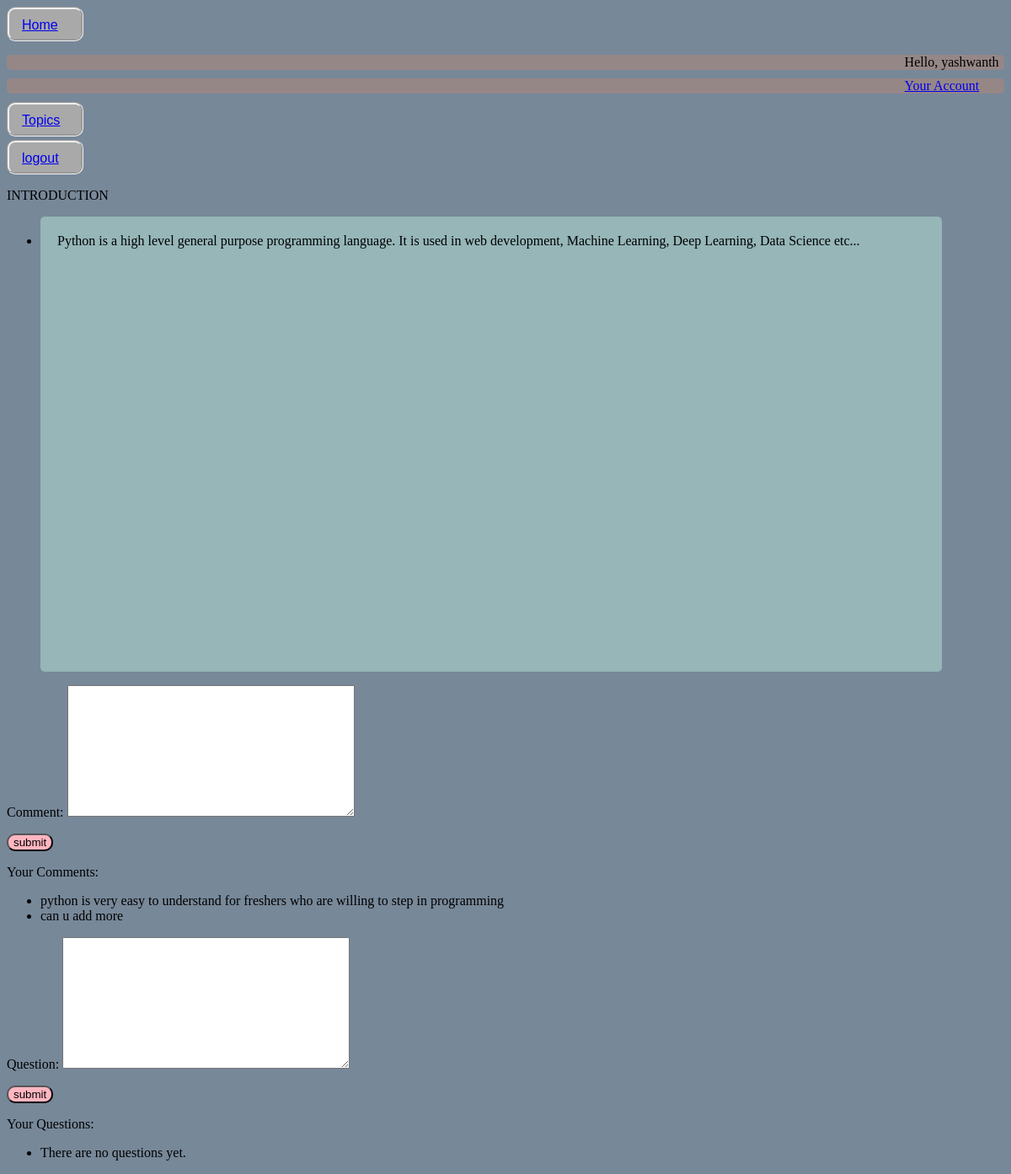
Before: /topics/1/1/ with the older database file.
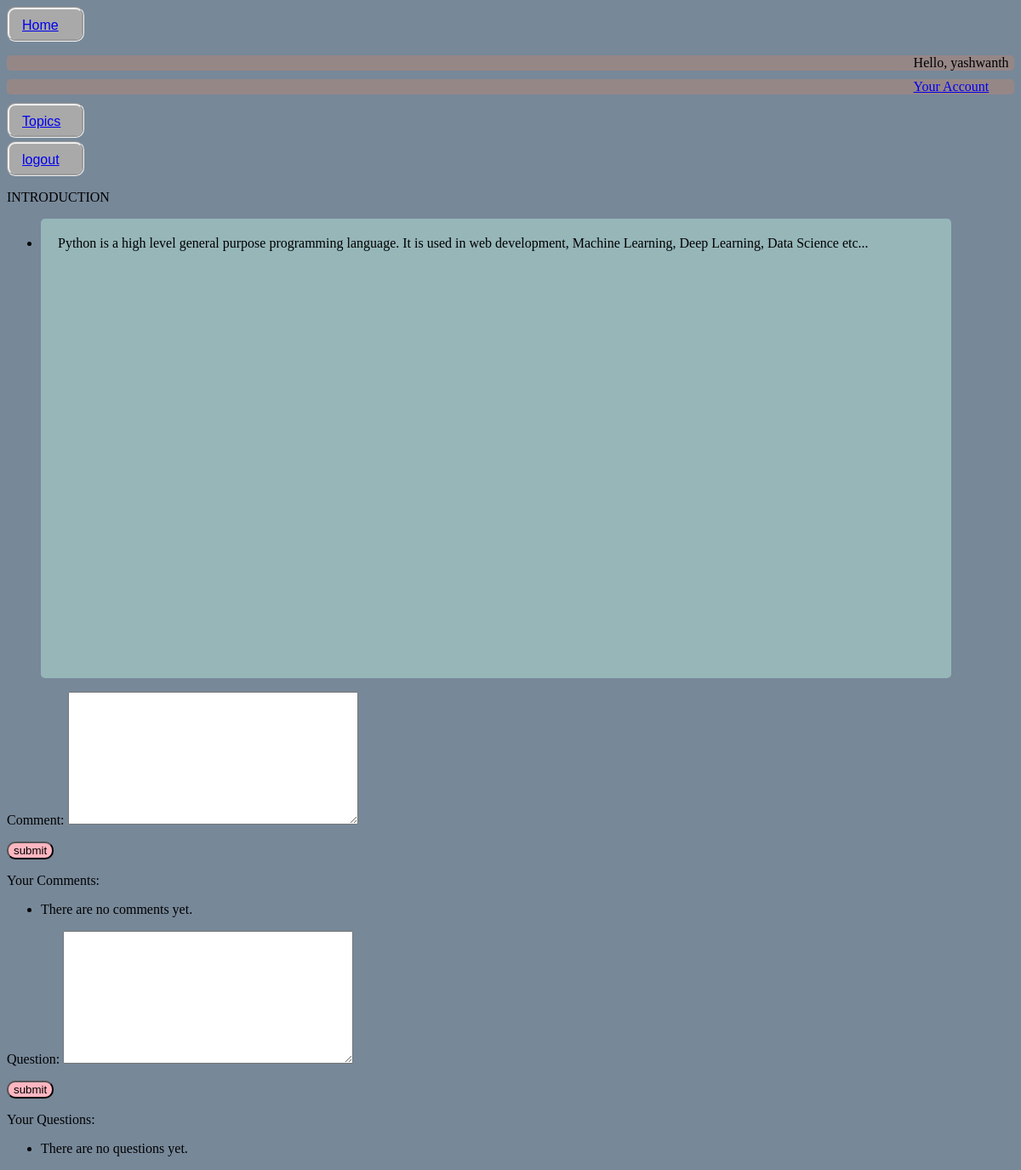
After: the same page with the newer database file.
### pybasic/models.py (models this page shows)
class Topic(models.Model):
    name = models.CharField(max_length=200)
    created = models.DateTimeField(auto_now_add=True)
    def __str__(self):
        return f"{self.name}"

class Entry(models.Model):
    topic = models.ForeignKey(Topic, on_delete=models.CASCADE)
    entry = models.TextField()
    created = models.DateTimeField(auto_now_add=models.CASCADE)
    def __str__(self):
        return f"{self.entry}"
    class Meta:
        verbose_name_plural = 'Entries'

class Comment(models.Model):
    topic = models.ForeignKey(Topic, on_delete=models.CASCADE)
    user = models.ForeignKey(User, on_delete=models.CASCADE)
    comment = models.TextField()
    created = models.DateTimeField(auto_now_add=True)
    def __str__(self):
        return f"{self.comment}"

### pybasic/views.py (the view, shortened to what this page needs)
# urls.py: path('topics/<int:user_id>/<int:topic_id>/', views.topic_detail, name='topic-detail'),
def topic_detail(request, user_id, topic_id):
    topic = topic_in_detail(topic_id)
    user = get_user_in_detail(user_id)
    entries = filter_entries_by_topic(topic_id)
    comments = filter_comments_by_user_id_and_topic_id(user_id, topic_id)
    questions = filter_questions_by_topic_id_and_user_id(user_id, topic_id)
    if request.method != "POST":
        form = CommentFormDisplay()
        form_1 = QuestionForm()
    context = {
        "entries": entries,
        "topic": topic,
        "form": form,
        "form_1": form_1,
        "user": user,
        "comments": comments,
        "questions": questions,
    }
    return render(request, "pybasic/topic_detail.html", context)

### pybasic/forms.py
class CommentFormDisplay(forms.ModelForm):
    class Meta:
        model = Comment
        label = {"comment": ''}
        fields = ["comment"]

class QuestionForm(forms.ModelForm):
    class Meta:
        model = Questions
        label = {'ask': ''}
        fields = ['question']

### pybasic/layer.py (called while the page is built)
def get_user_in_detail(user_id):
    user = User.objects.get(id=user_id)
    return user

def topic_in_detail(topic_id):
    topic = Topic.objects.get(id=topic_id)
    return topic

def filter_entries_by_topic(topic_id):
    entries = Entry.objects.filter(topic_id=topic_id)
    return entries

def filter_comments_by_user_id_and_topic_id(user_id, topic_id):
    comments = Comment.objects.filter(user_id=user_id, topic_id=topic_id)
    return comments

def filter_questions_by_topic_id_and_user_id(user_id, topic_id):
    questions = Questions.objects.filter(user_id=user_id, topic_id=topic_id)
    return questions

### pybasic/templates/pybasic/topic_detail.html (shortened to what this page needs)
<!DOCTYPE html>
<html lang="en">
<head>
</head>
<body>
    {% extends 'pybasic/base.html' %}
    {% block content %}
    <p>{{topic}}</p>
    <ul>
        {% for entry in entries %}
        <li>
            <div class="topic">{{entry}}</div>
        </li>
        {% endfor %}
    </ul>
    <form action="{% url 'pybasic:topic-detail' user.id topic.id %}" method="POST">
        <div class="f">{{form.as_p}}</div>
        <button type="submit" name="comment">submit</button>
    </form>
    <div class="c">
        <p>Your Comments:</p>
        <ul>
            {% for comment in comments %}
            <li>{{comment}}</li>
            {% empty %}
            <li>There are no comments yet.</li>
            {% endfor %}
        </ul>
    </div>
    <p>
    <form action="{% url 'pybasic:topic-detail' user.id topic.id %}" method="POST">
        {{form_1.as_p}}
        <button type="submit" name="question">submit</button>
        </p>
        <div class="q">
            <p>Your Questions:</p>
            <ul>
                {% for question in questions %}
                <li>{{question}}</li>
                {% empty %}
                <li>There are no questions yet.</li>
                {% endfor %}
            </ul>
        </div>
        {% endblock content%}

### pybasic/templates/pybasic/base.html (shortened to what this page needs)
<!DOCTYPE html>
<html lang="en">
<head>
</head>
<body>
    <div class="links"><a href="{% url 'pybasic:index' %}">Home</a></div>
    {% if user.is_authenticated %}
    <p>
    <div class="name"> Hello, {{user.username}}</div>
    <div class="name"><a href="{% url 'users:info' user.id %}">Your Account</a></div>
    <div class="topics_base"><a href="{% url 'pybasic:topics'%}">Topics</a></div>
    <div class="logout"><a href="{% url 'users:logout' %}">logout</a></div>
    {% else %}
    <div class="links"><a href="{% url 'users:register'%}">register</a></div>
    <div class="links"><a href="{% url 'users:login' %}">login</a></div>
    </p>
    {% endif%}
    {% block content%}
    {%endblock content%}
</body>
</html>

### pybasic/templates/pybasic/topic_detail.html (style rules this page uses)
.topic { background-color: rgb(150, 182, 184); height: 500px; padding: 20px; border-radius: 5px; width: 90% }
button { background-color: lightpink; border-radius: 10px; }

### pybasic/templates/pybasic/base.html (style rules this page uses)
.links { font-family: sans-serif; width: 70px; height: 25px; background-color: darkgray; padding-left: 15px; padding-top: 10px; border-radius: 10px; margin-bottom: 10px; border-style: groove; }
.name { padding-left: 90%; width: auto; height: auto; background-color: rgb(150, 135, 135); border-radius: 5px; margin-top: 0px; margin-bottom: 10px; }
.topics_base { font-family: sans-serif; width: 70px; height: 25px; background-color: darkgray; padding-left: 15px; padding-top: 10px; border-radius: 10px; margin-top: 10px; border-style: groove; }
.logout { font-family: sans-serif; width: 70px; height: 25px; background-color: darkgray; padding-left: 15px; padding-top: 10px; border-radius: 10px; margin-bottom: 0px; margin-right: 0px; margin-top: 4px; display: inline-block; vertical-align: top; border-style: groove; }
body { background-color: lightslategray; }

Changed rows visible on the page:
removed Comment: comment "python is very easy to understand for freshers who are willing to step in programming"
removed Comment: comment "can u add more"
Other visible differences:
text now shown: "There are no comments yet."
